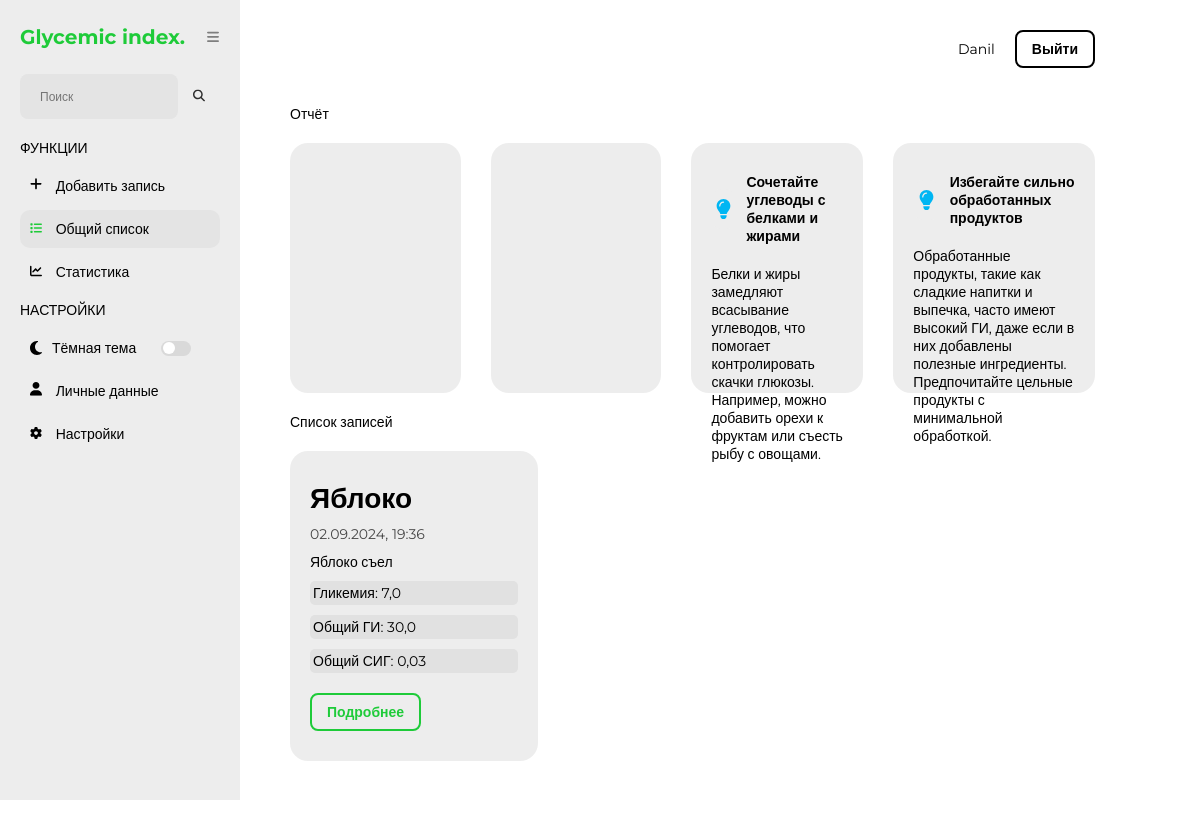
The app's page /gi-webapp/ (signed in) with its own data.
### glycemic_index_app/models.py (models this page shows, shortened)
class CustomUser(AbstractUser):
    rcg = models.TextField(blank=True, default='0.01|0.02|0.03|0.04|0.05|0.06|0.07|0.08|0.09|0.1')
    absorption_time = models.TextField(blank=True, default='100|90|80|70|60|50|40|30|20|10')
    bu_index = models.TextField(blank=True, default='2.5')

class Note(models.Model):
    title = models.CharField(max_length=300)
    content = models.TextField(blank=True)
    created_at = models.DateTimeField(auto_now_add=True)
    glycemia = models.FloatField()
    bread_units = models.FloatField(blank=True)
    glycemic_index = models.CharField(max_length=500)
    general_gi = models.FloatField()
    general_rcg = models.FloatField()
    graph = models.TextField()
    user = models.ForeignKey(CustomUser, on_delete=models.CASCADE)
    class Meta:
        verbose_name = 'Note'
        verbose_name_plural = 'Notes'
        ordering = ['-created_at']

### glycemic_index_app/views.py (the view)
# urls.py: path('', index, name='main'),
@login_required(login_url='glycemic_index_app:login')
def index(request):
    query = request.GET.get('q')
    if query:
        notes = Note.objects.filter(user=request.user, title__icontains=query)
    else:
        notes = Note.objects.filter(user=request.user)
    context = {
        'notes': notes,
        'title': 'Список записей',
        'name': 'main'
    }
    return render(request, 'glycemic_index_app/components/main.html', context=context)

### glycemic_index_app/templatetags/sidebar_active.py (called while the page is built)
@register.simple_tag
def is_active(name, current_name):
    return 'active' if name == current_name else ''

### glycemic_index_app/templates/glycemic_index_app/components/main.html (shortened to what this page needs)
{% extends '../base.html' %}
{% load static %}
{% block link %}
<link rel="stylesheet" href="{% static 'glycemic_index_app/css/main.css' %}">
{% endblock %}
{% block main %}
<div class="div-title">Отчёт</div>
<div class="top-side">
    <div class="list active">
        <div class="top-card">
        </div>
        <div class="top-card">
        </div>
        <div class="top-card text">
            <div class="top-card-text">
                <div class="icon-wrapper">
                </div>
                <h3>Сочетайте углеводы с белками и жирами</h3>
            </div>
            <p>Белки и жиры замедляют всасывание углеводов, что помогает контролировать скачки глюкозы. Например, можно
                добавить орехи к фруктам или съесть рыбу с овощами.</p>
        </div>
        <div class="top-card text">
            <div class="top-card-text">
                <div class="icon-wrapper">
                </div>
                <h3>Избегайте сильно обработанных продуктов</h3>
            </div>
            <p>Обработанные продукты, такие как сладкие напитки и выпечка, часто имеют высокий ГИ, даже если в них
                добавлены
                полезные ингредиенты. Предпочитайте цельные продукты с минимальной обработкой.</p>
        </div>
    </div>
</div>
<div class="div-title">Список записей</div>
<div class="main-list">
    {% for item in notes %}
    <div class="card">
        <h1 class="card-title">{{ item.title }}</h1>
        <div class="card-date-list">
            <span class="card-date">{{ item.created_at|date:"d.m.Y, H:i" }}</span>
        </div>
        <p>{{ item.content|slice:":100" }}{% if item.content|length > 100 %}...{% endif %}</p>
        <div class="card-info-list">
            <div class="card-info-list__item">Гликемия: {{ item.glycemia }}</div>
            <div class="card-info-list__item">Общий ГИ: {{ item.general_gi }}</div>
            <div class="card-info-list__item">Общий СИГ: {{ item.general_rcg }}</div>
        </div>
        <a href="{% url 'glycemic_index_app:note_detail' item.pk %}">Подробнее</a>
    </div>
    {% endfor %}
</div>
{% endblock %}

### glycemic_index_app/templates/glycemic_index_app/base.html (shortened to what this page needs)
{% load static %}
{% load sidebar_active %}
<!DOCTYPE html>
<html lang="en">
<head>
    <link rel="stylesheet" href="{% static 'glycemic_index_app/css/default.css' %}">
    {% block link %}
    {% endblock %}
</head>
<body>
    <header class="header">
        <div class="header-countainer">
            <div class="header-inner">
                {% if user.is_authenticated %}
                    <span class="header-name">{{ user.username }}</span>
                    <a href="{% url 'glycemic_index_app:logout' %}" class="account_button">Выйти</a>
                {% else %}
                <a href="{% url 'glycemic_index_app:signup' %}" class="account_button">Создать аккаунт</a>
                    <a href="{% url 'glycemic_index_app:login' %}" class="account_button login">Войти</a>
                {% endif %}
            </div>
        </div>
    </header>
    <section class="sidebar" id="sidebar">
        <div class="logo-wrapper">
            <a href="{% url 'glycemic_index_app:main' %}" class="logo">Glycemic index.</a>
            <button class="menu-button">
            </button>
        </div>
        <form action="" class="search-bar-wrapper" method="GET">
            <div class="input-wrapper">
                <input type="text" name="q" class="search-bar" placeholder="Поиск">
                <button class="search-button" type="submit">
                </button>
            </div>
        </form>
        <div class="funcs">
            <span class="side-title">Функции</span>
            <ul>
                <li class="side-item {% is_active 'add' name %}">
                    <a href="{% url 'glycemic_index_app:add' %}" class="side-item-text">
                        <span>Добавить запись</span>
                    </a>
                </li>
                <li class="side-item {% is_active 'main' name %}">
                    <a href="{% url 'glycemic_index_app:main' %}" class="side-item-text">
                        <span>Общий список</span>
                    </a>
                </li>
                <li class="side-item {% is_active 'stat' name %}">
                    <a href="{% url 'glycemic_index_app:stat' %}" class="side-item-text">
                        <span>Статистика</span>
                    </a>
                </li>
            </ul>
        </div>
        <div class="sets">
            <span class="side-title">Настройки</span>
            <ul>
                <li class="side-item theme">
                    <span>Тёмная тема</span>
                    <label for="theme" class="theme-button"></label>
                </li>
                <li class="side-item {% is_active 'personal_data' name %}">
                    <a href="{% url 'glycemic_index_app:personal_data' %}" class="side-item-text">
                        <span>Личные данные</span>
                    </a>
                </li>
                <li class="side-item {% is_active 'settings' name %}">
                    <a href="{% url 'glycemic_index_app:setts' %}" class="side-item-text">
                        <span>Настройки</span>
                    </a>
                </li>
            </ul>
        </div>
    </section>
    <main class="main">
        {% block main %}
        {% endblock %}
    </main>
</body>
</html>

### glycemic_index_app/static/glycemic_index_app/css/default.css (style rules this page uses)
html { box-sizing: border-box; }
* { margin: 0; padding: 0; box-sizing: border-box; font-family: "Montserrat", sans-serif; }
:root { --color-primary: #1ECB39; --color-body: #ffff; --color-input: #E4E4E4; --color-text: #000000; --color-button: #000000; --color-toggle: #FFFFFF; --color-menu: #7E7E7E; --color-bg-50: #EDEDED; --color-bg-100: #EDEDED; --color-bg-200: #D9D9D9; --color-bg-300: #E1E1E1; --color-bg-400: #BCBCBC; --color-bg-500: #222222; --sidebar-width: 240px; }
li { list-style-type: none; }
ul { margin-left: 0; padding-left: 0; }
body { color: var(--color-text); height: 100vh; display: grid; grid-template-columns: var(--sidebar-width) 1fr; grid-template-rows: 85px 1fr; grid-template-areas: 'side header' 'side main'; font-size: 14px; background-color: var(--color-body); }
a { text-decoration: none; color: var(--color-text); }
button { color: var(--color-text); font-weight: bold; border: 2px solid var(--color-button); border-radius: 8px; background: transparent; padding: 8px 15px; cursor: pointer; transition: all linear .1s; }
.header { grid-column: 2 / 3; grid-row: 1 / 2; grid-area: header; }
.account_button { display: block; color: var(--color-text); font-weight: bold; border: 2px solid var(--color-button); border-radius: 8px; background: transparent; padding: 8px 15px; cursor: pointer; margin-right: 10px; transition: all linear .1s; }
.account_button:last-child { margin-right: 0; }
.header-countainer { padding: 0 105px; }
.header-inner { padding: 30px 0; display: flex; justify-content: end; align-items: center; }
.header-name { margin-right: 20px; }
input, textarea { color: var(--color-text); border: 0; border-radius: 8px; font-size: 12px; background-color: var(--color-input); outline: none; padding: 15px 10px; }
.sidebar { width: 240px; background-color: var(--color-bg-100); position: fixed; height: 100vh; grid-column: 1 / 2; grid-row: 1 / 3; grid-area: side; z-index: 1000; padding: 25px 20px; transition: all .2s linear; }
.input-wrapper { display: flex; justify-content: space-between; align-items: center; margin-top: 25px; }
.search-bar { width: 80%; background-color: var(--color-input); padding-right: 40px; padding-left: 20px; }
.search-button { border: 0; }
.menu-button { border: transparent; background-color: transparent; padding: 0; margin-left: 18px; }
.logo { font-size: 20px; color: var(--color-primary); font-weight: bold; }
.funcs { margin-top: 20px; }
.side-title { display: block; color: var(--color-text); text-transform: uppercase; margin: 10px 0; }
.side-item { color: var(--color-text); margin: 5px 0; display: flex; border-radius: 10px; transition: all .2s linear; }
.side-item.theme { padding: 10px 10px 10px 10px; }
.side-item-text { width: 100%; padding: 10px 10px 10px 10px; }
.side-item.active { background-color: var(--color-input); }
.side-item.active .side-icons, .side-item:hover .side-icons { fill: var(--color-primary) }
.side-item-text { transition: all linear 0.1s; }
.side-icons { fill: var(--color-text); margin-right: 10px; transition: all linear 0.1s; }
.side-item.theme { color: var(--color-text); display: flex; align-items: center; }
.theme-button { background-color: var(--color-bg-200); width: 30px; height: 15px; border-radius: 30px; cursor: pointer; position: relative; margin-left: 25px; transition: all linear .1s; }
.theme-button::before { position: absolute; content: ''; background-color: var(--color-toggle); width: 12px; height: 12px; border-radius: 15px; margin-left: 2px; margin-top: 1.5px; transition: all linear .1s; }
.main { grid-area: main; padding-bottom: 80px; }

### records on screen
CustomUser: username "Danil"
Note: title "Яблоко", created_at "02.09.2024, 19:36", content "Яблоко съел", glycemia "7,0", general_gi "30,0", general_rcg "0,03"
